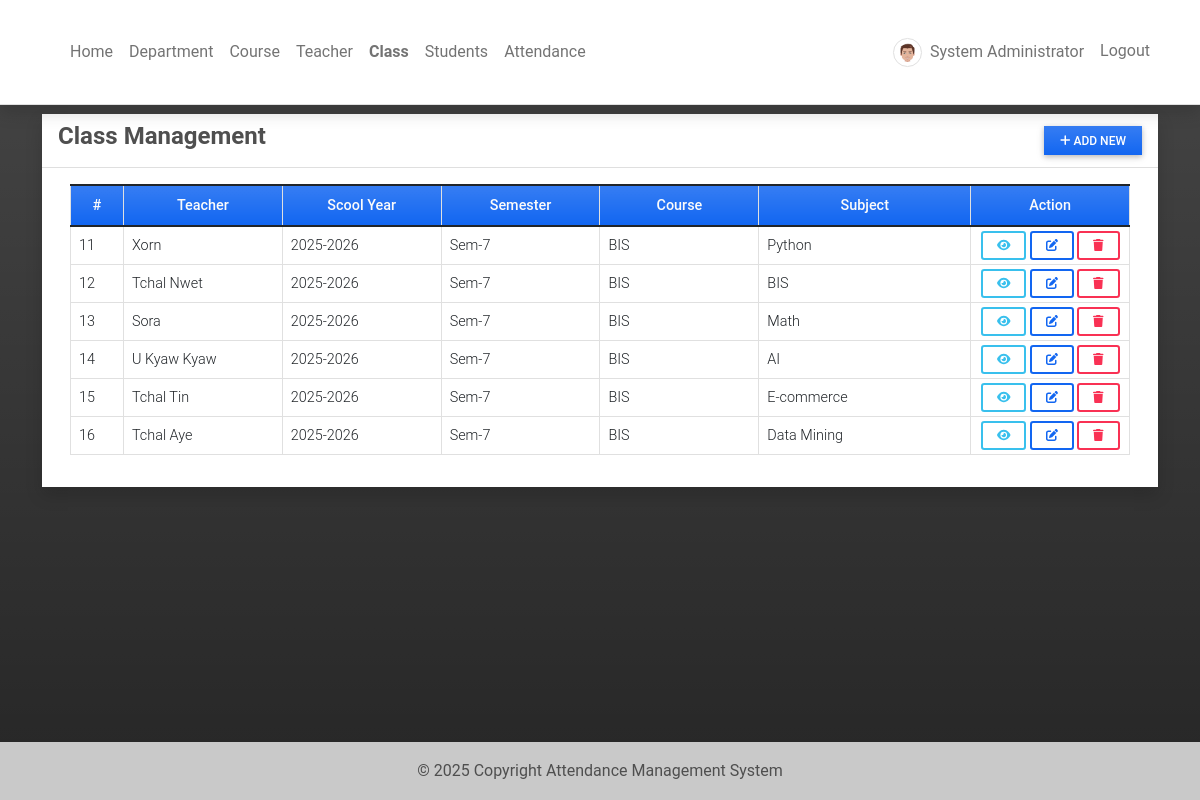
The app's page /class (signed in), older data.
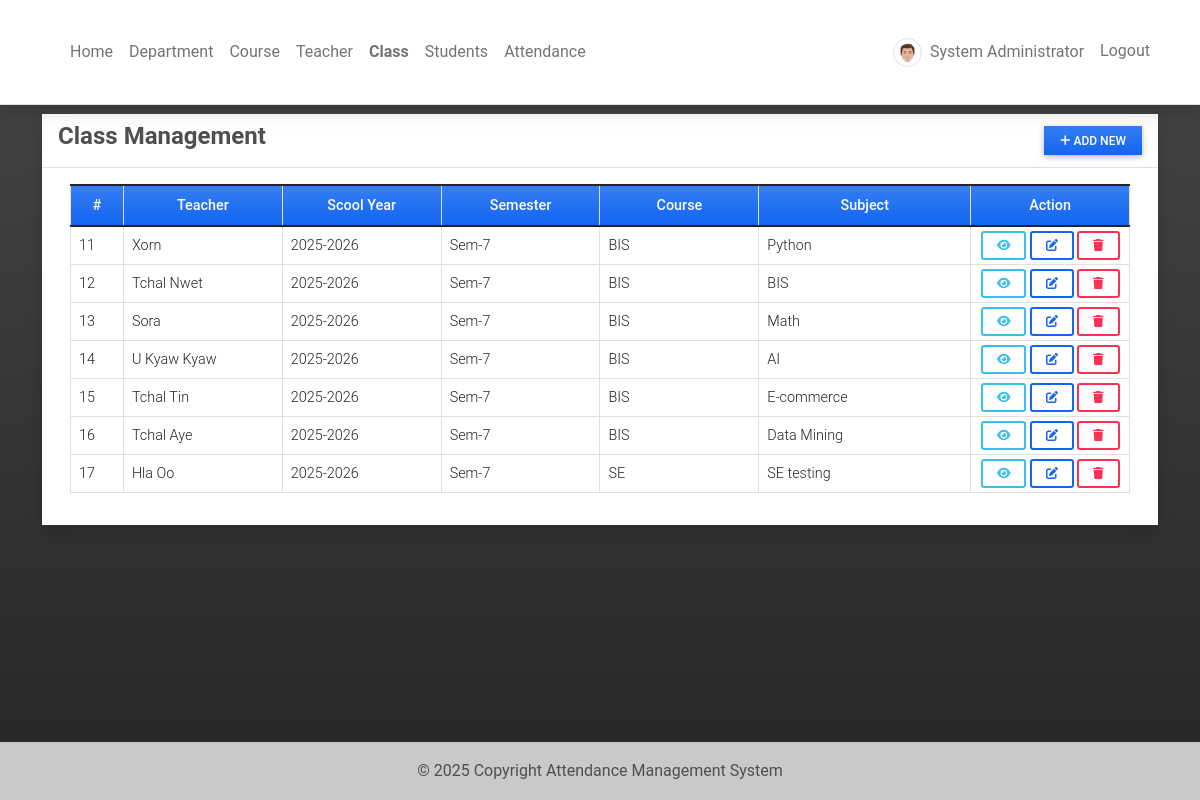
The same page, newer data.
### attendance/models.py (models this page shows, shortened)
class UserProfile(models.Model):
    user = models.OneToOneField(User, on_delete=models.CASCADE,related_name='profile')
    contact = models.CharField(max_length=250)
    dob = models.DateField(blank=True, null = True)
    address = models.TextField(blank=True, null = True)
    avatar = models.ImageField(blank=True, null = True, upload_to= 'images/')
    user_type = models.IntegerField(default = 2)
    gender = models.CharField(max_length=100, choices=[('Male','Male'),('Female','Female')], blank=True, null= True)
    department = models.ForeignKey(Department, on_delete=models.CASCADE, blank= True, null = True)

class Class(models.Model):
    assigned_faculty = models.ForeignKey(UserProfile, on_delete=models.CASCADE)
    course = models.ForeignKey(Course, on_delete=models.CASCADE, null=True, blank=True)  # 👈 Add this
    school_year = models.CharField(max_length=250)
    level = models.CharField(max_length=250)
    name = models.CharField(max_length=250)

class Course(models.Model):
    department = models.ForeignKey(Department, on_delete=models.CASCADE)
    name = models.CharField(max_length=250)
    description = models.TextField(blank=True, null=True)
    status = models.IntegerField(default = 1)
    date_added = models.DateTimeField(default=timezone.now)
    date_updated = models.DateTimeField(auto_now=True)

### attendance/views.py (the view)
# urls.py: path('class',views.classPage,name='class-page'),
@login_required
def classPage(request):
    if request.user.profile.user_type == 1:
        classes = Class.objects.select_related('assigned_faculty__user', 'course').all()
    else:
        classes = Class.objects.select_related('assigned_faculty__user', 'course').filter(assigned_faculty=request.user.profile).all()
    context = {}
    context['page_title'] = "Class Management"
    context['classes'] = classes
    return render(request, 'class_mgt.html',context)

### attendance/templates/class_mgt.html (shortened to what this page needs)
{% extends 'base.html' %} {% block pageContent %}
<div class="col-lg-12 col-md-12 col-sm-12 col-xs-12">
    <div class="card card-default rounded-0 shadow ">
        <div class="card-header">
            <div class="d-flex w-100 align-items-center justify-content-between">
                <h4 class="card-title fw-bold">Class Management</h4>
                <div class="tools">
                    {% if user.profile.user_type == 1 %}
                    <button type="button" class="btn btn-primary rounded-0 bg-gradient btn-sm" id='add_new'><i class="fa fa-plus"></i> Add New</button>
                    {% endif  %}
                </div>
            </div>
        </div>
        <div class="card-body">
            <div class="container-fluid">
                <table class="table table-bordered" id="class-list">
                    <colgroup>
                        <col width="5%">
                        <col width="15%">
                        <col width="15%">
                        <col width="15%">
                        <col width="15%">
                        <col width="20%">
                    </colgroup>
                    <thead>
                        <tr class="bg-gradient bg-primary bg-opacity-50 text-light">
                            <th class="px-2 py-2 text-center">#</th>
                            <th class="px-2 py-2 text-center">Teacher</th>
                            <th class="px-2 py-2 text-center">Scool Year</th>
                            <th class="px-2 py-2 text-center">Semester</th>
                             <th class="px-2 py-2 text-center">Course</th>
                            <th class="px-2 py-2 text-center">Subject</th>
                            <th class="px-2 py-2 text-center">Action</th>
                        </tr>
                    </thead>
                    <tbody>
                        {% for class in classes %}
                        <tr>
                            <td class="px-2 py-1 align-middle">{{ class.id }}</td>
                            <td class="px-2 py-1 align-middle">{{ class.assigned_faculty.user.first_name }} {{ class.assigned_faculty.user.last_name }}</td>
                            <td class="px-2 py-1 align-middle">{{ class.school_year }}</td>
                            <td class="px-2 py-1 align-middle">{{ class.level }}</td>
                            <td class="px-2 py-1 align-middle">{% if class.course %}
                                    {{ class.course.name }}
                                  {% else %}
                                    N/A
                                  {% endif %}
                            </td>
                            <td class="px-2 py-1 align-middle">{{ class.name }}</td>
                            <td class="px-2 py-1 align-middle text-center">
                                <a class="btn btn-outline-info btn-sm" href="{% url 'class-page' class.pk %}" title="View">
                                    <i class="fa fa-eye"></i>
                                </a>
                                {% if user.profile.user_type == 1 %}
                                <a class="btn btn-outline-primary btn-sm edit-data" href="javascript:void(0)" data-id="{{ class.pk }}" title="Edit">
                                    <i class="fa fa-edit"></i>
                                </a>
                                <button class="btn btn-outline-danger btn-sm delete-data" type="button" data-id="{{ class.pk }}" title="Delete">
                                    <i class="fa fa-trash"></i>
                                </button>
                                {% endif  %}
                            </td>
                        </tr>
                        {% endfor %}
                    </tbody>
                </table>
            </div>
        </div>
    </div>
</div>
{% endblock pageContent %}

### attendance/templates/base.html (shortened to what this page needs)
{% load static %}
<!DOCTYPE html>
<html lang="en">
<head>
    <link rel="stylesheet" href="{% static 'assets/font-awesome/css/all.min.css' %}">
    <link rel="stylesheet" href="{% static 'assets/bootstrap/css/bootstrap.min.css' %}">
    <link rel="stylesheet" href="{% static 'assets/select2/dist/css/select2.min.css' %}">
    <link rel="stylesheet" href="{% static 'assets/mdb-blogtemplate/css/mdb.min.css' %}" />
    <link rel="stylesheet" href="{% static 'assets/DataTables/datatables.min.css' %}" />
    <link rel="stylesheet" href="{% static 'assets/default/css/style.css' %}">
</head>
<body class=" bg-dark bg-gradient bg-opacity-50">
    {% block TopNavigation %} {% include "TopNavigation.html" %} {% endblock TopNavigation %}
    <main class="py-5">
        <div class="container mb-3">
             {% block pageContent %} {% endblock pageContent %}
        </div>
    </main>
    <footer class="bg-light text-lg-start">
        <div class="text-center p-3" style="background-color: rgba(0, 0, 0, 0.2);">
            © {% now 'Y' %} Copyright Attendance Management System
        </div>
    </footer>
</body>
</html>

### attendance/templates/topNavigation.html (shortened to what this page needs)
{% load static %}
<header>
    <nav class="navbar navbar-expand-lg navbar-light bg-white fixed-top shadow border-bottom">
        <div class="container">
            <a class="navbar-brand">
            </a>
            <div class="collapse navbar-collapse" id="navbarExample01">
                {% if user.id %}
                <ul class="navbar-nav me-auto mb-2 mb-lg-0" id="topNav">
                    <li class="nav-item">
                        <a class="nav-link" aria-current="page" href="{% url 'home-page' %}">Home</a>
                    </li>
                    {% if user.profile.user_type == 1 %}
                    <li class="nav-item">
                        <a class="nav-link" aria-current="page" href="{% url 'department-page' %}">Department</a>
                    </li>
                    <li class="nav-item">
                        <a class="nav-link" aria-current="page" href="{% url 'course-page' %}">Course</a>
                    </li>
                    <li class="nav-item">
                        <a class="nav-link" aria-current="page" href="{% url 'faculty-page' %}">Teacher</a>
                    </li>
                    {% endif %}
                    <li class="nav-item">
                        <a class="nav-link" aria-current="page" href="{% url 'class-page' %}">Class</a>
                    </li>
                    <li class="nav-item">
                        <a class="nav-link" aria-current="page" href="{% url 'student-page' %}">Students</a>
                    </li>
                    <li class="nav-item">
                        <a class="nav-link" aria-current="page" href="{% url 'attendance-class' %}">Attendance</a>
                    </li>
                </ul>
                <ul class="navbar-nav d-flex flex-row">
                    {% if user.id %} {% if user.profile.user_type == 1 %} {% endif %}
                    <li class="nav-item me-3 me-lg-0">
                        <a class="nav-link" href="{% url 'profile' %}">
                            <span class="me-1"><img src="{% if user.profile.avatar %}{{ user.profile.avatar.url }}{% else %}{{ MEDIA_URL }}/default/default-avatar.png{% endif %}" alt="User Avatar" data-url="{% if user.profile.avatar %}{{ user.profile.avatar.url }}{% else %}{{ MEDIA_URL }}/default/default-avatar.png{% endif %}" id="user-avatar" class="img-thumbnail rounded-circle"></span>
                            {{ user.first_name }} {{user.last_name}}
                        </a>
                    </li>
                    <li class="nav-item me-3 me-lg-0">
                        <a class="nav-link" href="{% url 'logout' %}">Logout</a>
                    </li>
                    {% else %}
                    <li class="nav-item me-3 me-lg-0">
                        <a class="nav-link" href="{% url 'login' %}">Login</a>
                    </li>
                    {% endif %}
                </ul>
                {% endif %}
            </div>
        </div>
    </nav>
</header>

### static/assets/default/css/style.css (style rules this page uses)
html, body { height: 100%; width: 100%; max-height: 100%; overflow: auto; display: flex; flex-direction: column; }
body>header { flex-shrink: auto; }
body>main { flex-shrink: auto; flex-grow: auto; overflow: auto; }
body>footer { flex-shrink: auto; position: absolute; bottom: 0; left: 0; width: calc(100%); }
#user-avatar { width: 1.8rem; height: 1.8rem; object-fit: scale-down; object-position: center center; }
.nav-item.active a.nav-link { font-weight: bolder !important; }

Row changes from the older to the newer data that the page shows:
added Class: id "17", assigned_faculty.user.first_name "Hla Oo", school_year "2025-2026", level "Sem-7", course.name "SE", name "SE testing"
